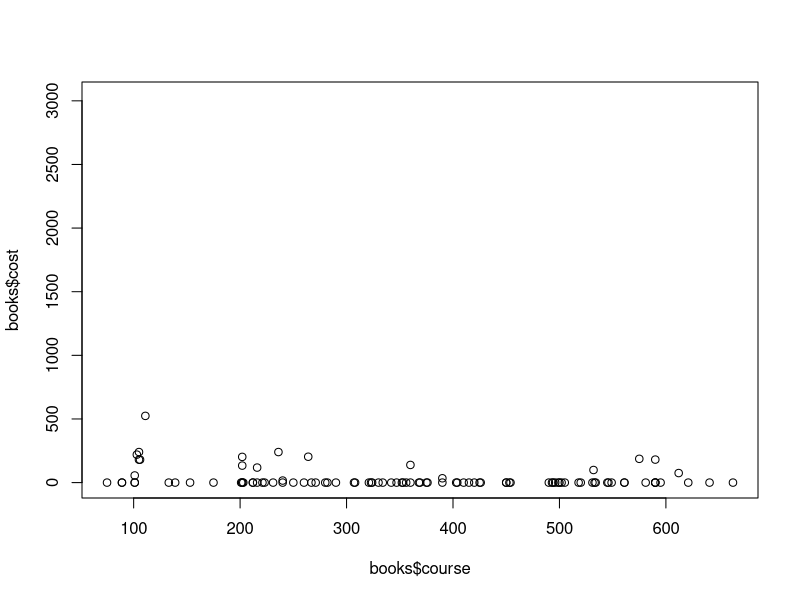

Recreate this plot in R. (Note: this script raises an error after producing the figure.)
## ---- chunk 1
bio = c(89,154,157,201,202,203,205,207,209,212,221,223,250,255,304,321,329,347,348,364,365,369,415,420,425,431,450,452,453,454,490.01,490.02,495,546,557,571,590,668) 
chem = c(89,101,201,202,210,295,301,302,311,401,410,420,493,494,496,518,533,535,536,538,590,611,630)
compsci = c(94,101,116,201,216,230,249,250,270,290,307,308,310,316,330,334,342,350,356,520,524,527,534,553,561,590.01,590.02,590.03,590.04,671)
evanth = c(101,220,231,260,285,330,333,344,363,520,530,561)
math = c(75,89,105,106,111,112,181,190,202,212,216,218,221,222,230,238,240,290,342,353,356,361,375,390,401,403,404,411,421,431,451,453,502,532,545,557,564,575,577,582,602,612,621,627,633,641,653,660,690.01,690.02)
physics = c(133,139,141,142,151,153,161,162,175,264,271,305,346,361,363,465,505,549,566,567,590.01,590.02)
psych = c(89.01,89.02,101,102,103,104,105,201,202,203,212,213,222,230,236,240,250,256,321,323,324,368,390,425,426,435,437,496,607,613,671)
neuro = c(101,103,150,212,252,267,280,282,290,301,333,352,353,355,360,366,376,378,499,500,515,595)
stats = c(101,102,111,130,199,210,322,323,360,450,470,502,531,532,581,602,613,650,663)

depNames= c("bio", "chem", "compsci", "evanth", "math", "physics", "psych", "neuro", "stats")
numDep = length(depNames)

allCourses = list() # list of lists to store all the courses
for (i in 1:numDep) {
  allCourses[[length(allCourses) + 1]] = get(depNames[i])
}

N = 0 # total number of courses to be computed

for (i in 1:numDep) { # 9 strata
  assign(paste("N", i, sep = ""), length(allCourses[[i]]))
  N = N + length(allCourses[[i]])
}
N # 247 courses in total

set.seed(322)

n = 100 # set sample size to be 100
department = c() # array to store department of all the sampled courses
course = c() # array to store course numbers of all the sampled courses

# take the samples
for (i in 1:numDep) {
  assign(paste("n", i, sep = ""), round(get(paste("N", i, sep = ""))*n/N, 0)) # make sample size within each stratum proportional to stratum size
  sample = sample(allCourses[[i]], get(paste("n", i, sep = "")), replace = FALSE)
  assign(paste("s", depNames[i], sep = ""), sample)
  department = c(department, rep(depNames[i], get(paste("n", i, sep = ""))))
  course = c(course, sample)
}

dat = data.frame(cbind(department, course))
dat$booknum = rep(0, 100)
dat$cost = rep(0,100)
#write.csv(dat, file = "sampledata.csv")
## ---- chunk 2
books = read.csv("sampledata.csv")

# exploratory data analysis
summary(books$cost)
summary(books$booknum)
plot(books$course, books$cost)
plot(books$department, books$cost)
